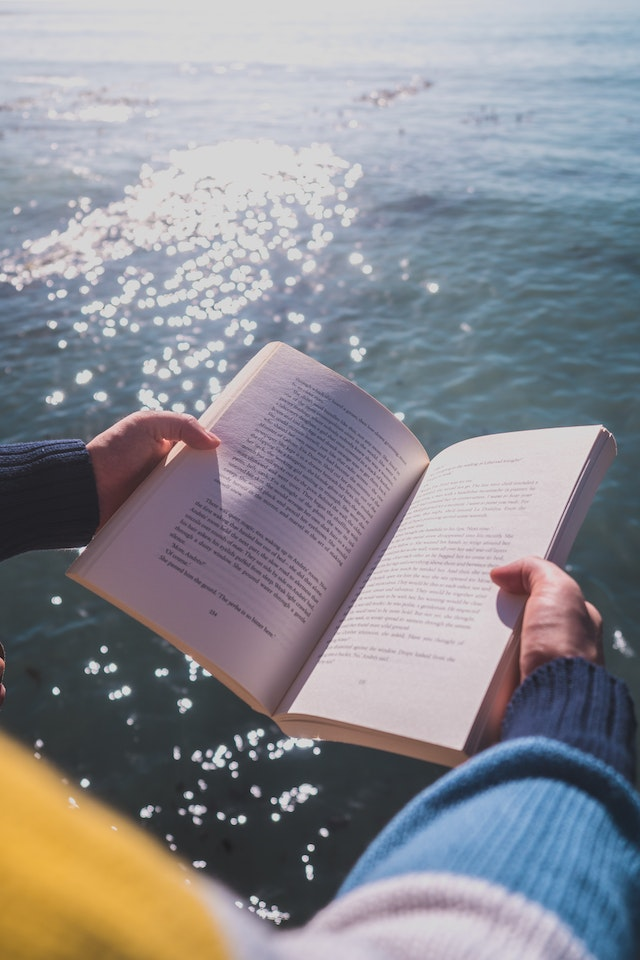
#> input picture ch05/book.jpg, 640 x 960 px
$ python nado.py
#> lines starting #> are read from the running program, lines starting #| are printed output that depends on the picture
import cv2 as cv

# [50 lines left out: functions img_print, video_print, camera, not called in this run]

img = cv.imread('book.jpg', cv.IMREAD_GRAYSCALE)
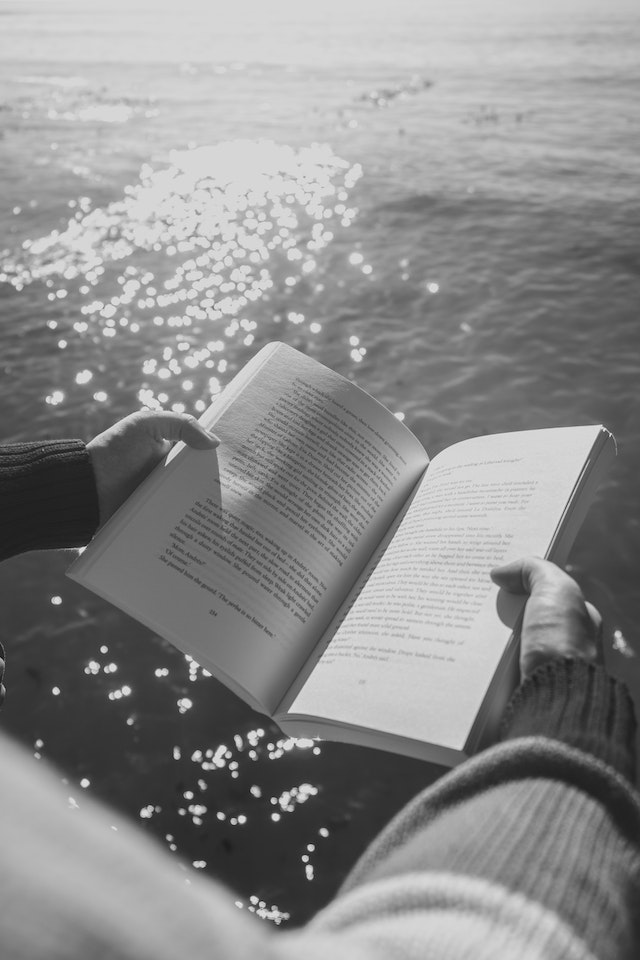
#> img: shape (960, 640); min 8, max 233, mean 140.2


cv.imshow('img', img)
cv.waitKey(0)
cv.destroyAllWindows()
